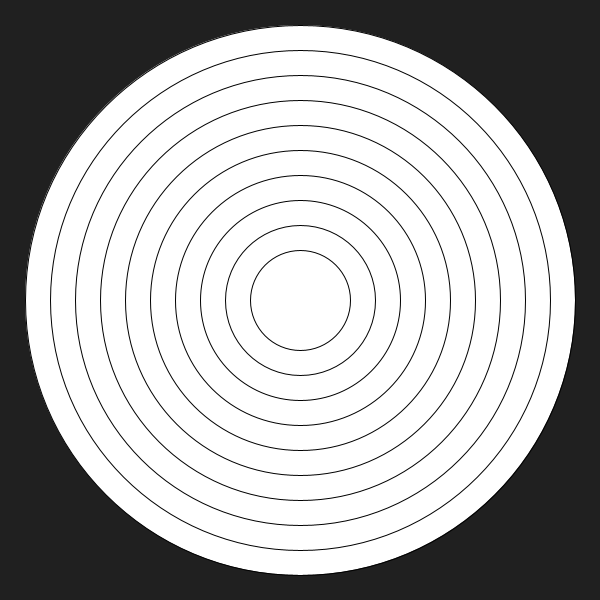
Frame 1 (no input)
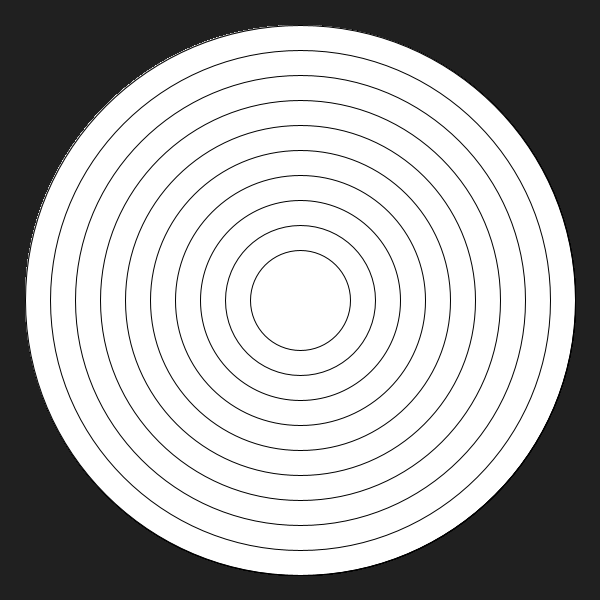
Frame 60 (the mouse pressed at the canvas centre just before this capture)
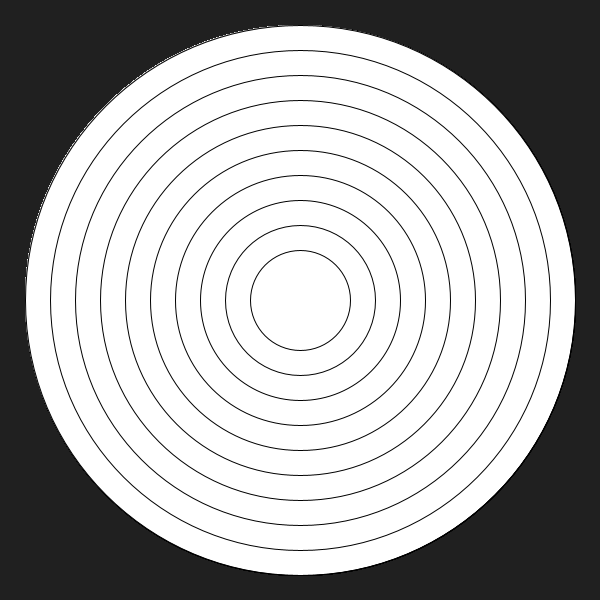
Frame 120 (the mouse held since frame 60 and released just before this capture)

The Processing sketch that drew these frames (run headless with seeded random() and noise(); from frame 60 on, the mouse is pressed at the canvas centre):

// Processing sketch: circles_easier_way
// ── circles_easier_way.pde
//Concentric Circles the Hard Way
//Demo for SAIC, Core Studio with Steve Amos

/* 

1.Make a series of concentric circles that decrease in size as they approach the center.
2. The circumference of the first ellipse should be 50px less than display width
3. The steps should be even increments of 50px and continue until you reach the center.

*/

// this time we will use a for loop to draw 

void setup() {
	
	size(600, 600);
	background(#202020);
	smooth();
	
}

void draw()	{

	for (int i = width-50; i > 50; i -= 50) {

		ellipse(width/2, height/2, i, i);
		
	}
}
